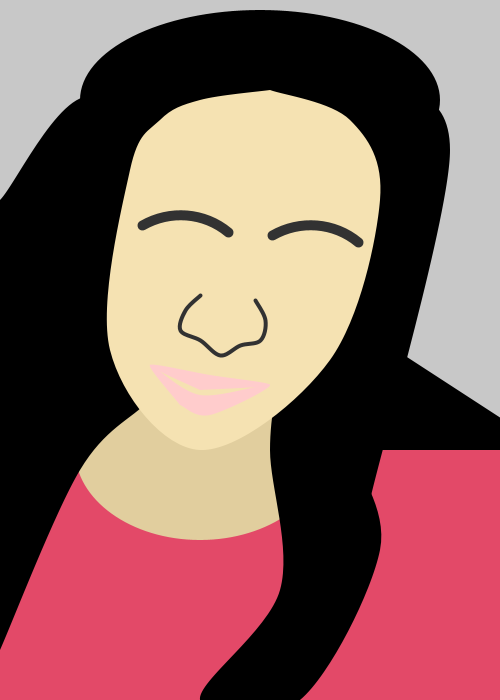
Frame 1 (no input)
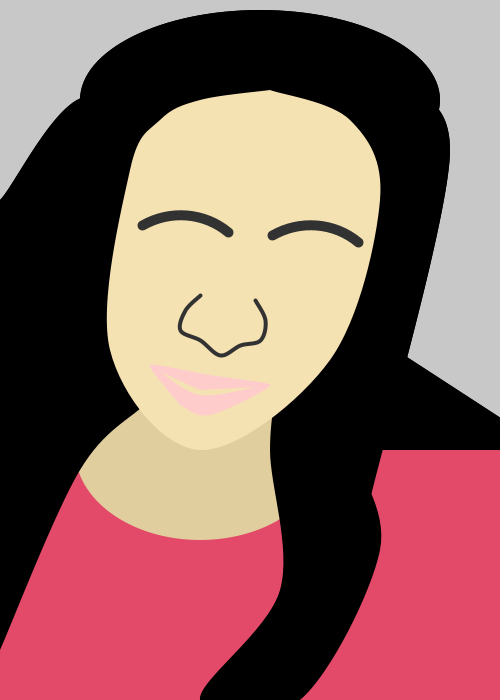
Frame 2 (the mouse pressed at the canvas centre, redrawn once)

The Processing sketch that drew these frames (run headless with seeded random() and noise(); the mouse was pressed at the canvas centre and the sketch redrawn once):

// Processing sketch: SelfPortrait
// ── SelfPortrait.pde
//draw a portrait

void setup(){
  //canvas
  size(500,700);
  background(200);
}

void draw(){
  //T-shirt
  noStroke();
  fill(227,73,104);
  rect(0,450,500,250);
 
 //neck
 fill(225,206,158);
 ellipse(200,450,250,180);
 
 //left hair
 fill(0);
 beginShape();
 curveVertex(0,650);
 curveVertex(0,650);
 curveVertex(80,470);
 curveVertex(150,400);
 curveVertex(200,350);
 curveVertex(100,100);
 curveVertex(0,200);
 curveVertex(0,200);
 endShape();
 
 //back hair
 triangle(550,450,350,320,300,450);
 
 //right hair
 beginShape();
 curveVertex(280,370);
 curveVertex(280,370);
 curveVertex(270,450);
 curveVertex(280,590); 
 curveVertex(200,700);
 curveVertex(300,700);
 curveVertex(380,550);
 curveVertex(350,450);
 curveVertex(350,450);
 endShape();
 
 beginShape();
 curveVertex(370,500);
 curveVertex(370,500);
 curveVertex(450,150);
 curveVertex(370,120);
 curveVertex(280,370);
 curveVertex(280,370);
 endShape();
 
 //middle hair
 smooth();
 ellipse(260,100,360,180);
 
 //face
 fill(245,226,178);
 beginShape();
 curveVertex(270,90);
 curveVertex(270,90);
 curveVertex(200,100);
 curveVertex(160,120);
 curveVertex(130,170);
 curveVertex(110,350);
 curveVertex(200,450);
 curveVertex(330,360);
 curveVertex(380,200);
 curveVertex(350,120);
 curveVertex(270,90);
 curveVertex(270,90);
 endShape();
 
 //mouse
 fill(255,204,204);
 beginShape();
 curveVertex(180,405);
 curveVertex(180,405);
 curveVertex(150,365);
 curveVertex(200,395);
 curveVertex(270,385);
 curveVertex(210,415);
 curveVertex(180,405);
 curveVertex(180,405);
 endShape();
 
 beginShape();
 curveVertex(200,390);
 curveVertex(200,390);
 curveVertex(150,365);
 curveVertex(210,375);
 curveVertex(270,385);
 curveVertex(200,390);
 curveVertex(200,390);
 endShape();
 
 //nose
 strokeWeight(4);
 stroke(50);
 noFill();
 beginShape();
 curveVertex(200,295);
 curveVertex(200,295);
 curveVertex(185,310);
 curveVertex(180,330);
 curveVertex(200,340);
 curveVertex(220,355);
 curveVertex(240,345);
 curveVertex(260,340);
 curveVertex(265,320);
 curveVertex(255,300);
 curveVertex(255,300);
 endShape();
 
 //eyes
 strokeWeight(10);
 arc(180,290,150,150,radians(240),radians(310));
 arc(310,300,150,150,radians(240),radians(310));
 
 save("Self Portrait.jpg");
 
 noLoop();
}
